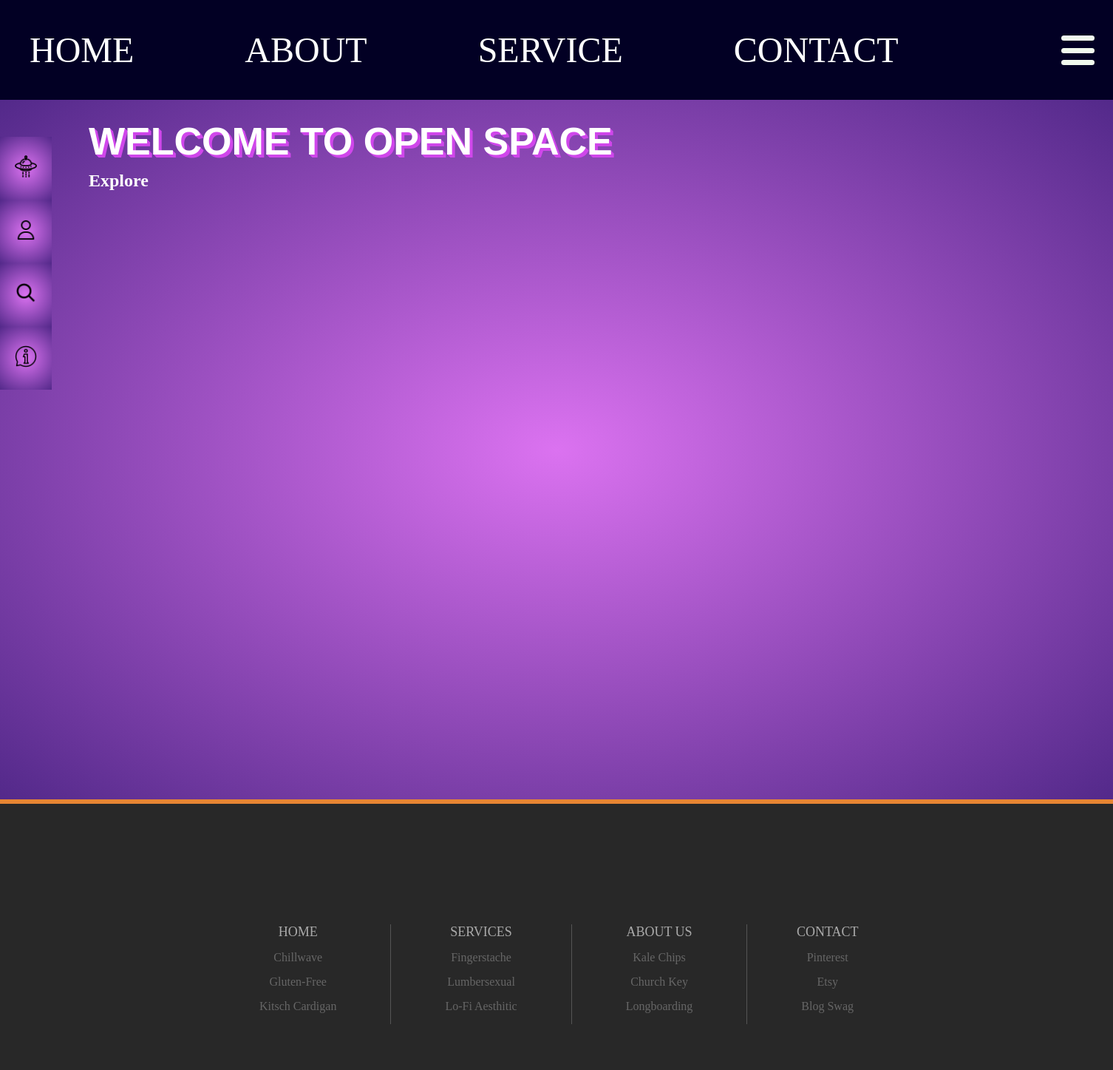
Page /services/product/ on the earlier database version.
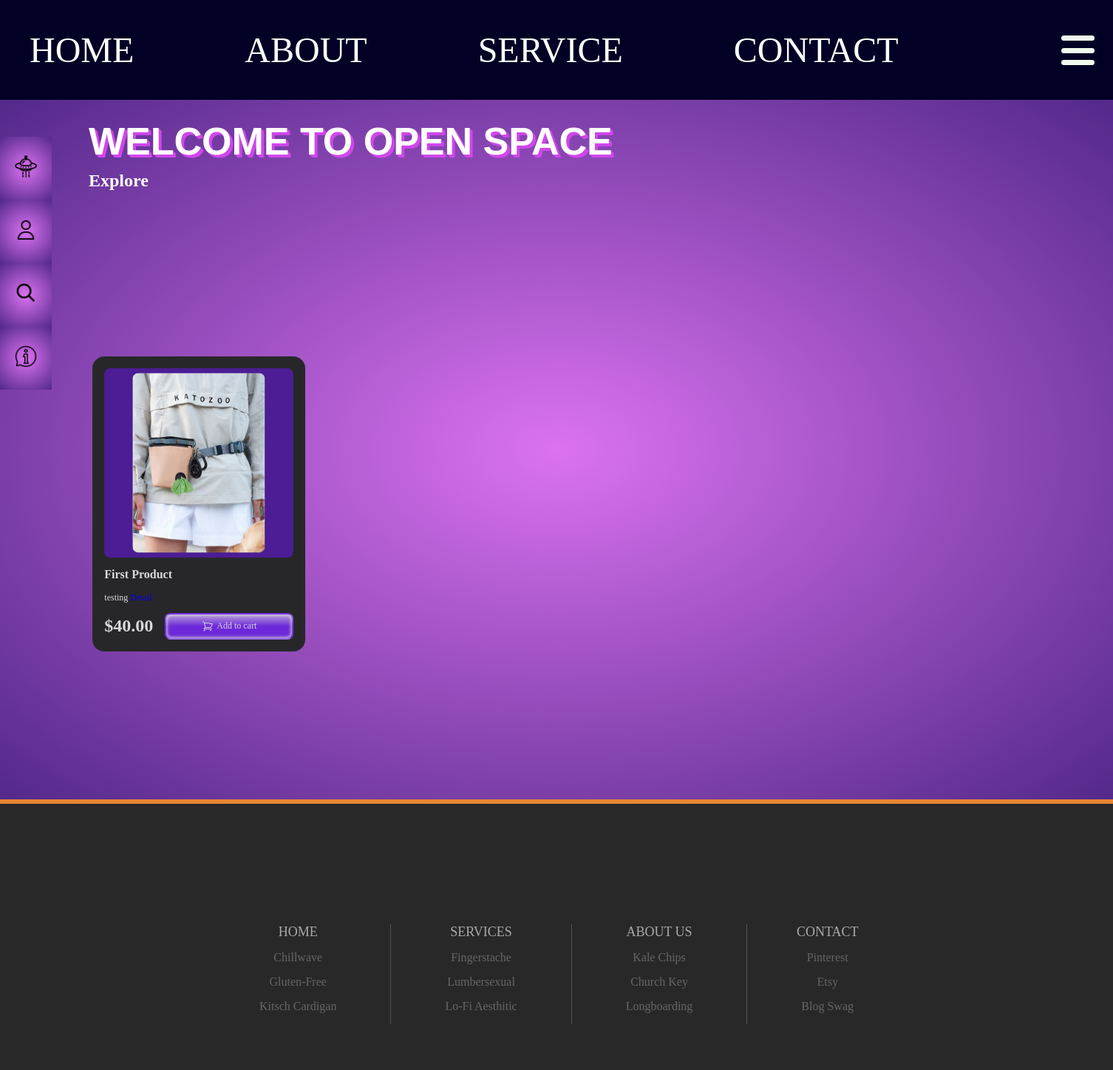
Same page on the later database version.
### services/models.py (models this page shows, shortened)
class Product(models.Model):
    name = models.CharField(max_length=255)
    price = models.DecimalField(max_digits=10, decimal_places=2)
    description = models.TextField()
    image = models.ImageField(upload_to="products/images/", blank=True, null=True)
    created_at = models.DateTimeField(auto_now_add=True)
    updated_at = models.DateTimeField(auto_now=True)
    category = models.ForeignKey("Category", on_delete=models.CASCADE)

### services/views.py (the view)
# urls.py: path('product/', ProductListView.as_view(), name='product'),
class ProductListView(ListView):
    template_name = 'services/products.html'
    model = Product

### templates/services/products.html (shortened to what this page needs)
{% extends "pages/service.html" %}
{% load static %}
{% block css %}
<link rel="stylesheet" href="{% static 'css/service.css' %}">
<link rel="stylesheet" href="{% static 'css/product_list.css' %}">
{% endblock %}
{% block service_content %}
<div class="product_grid">
{% for product in product_list %}
<div class="card">
    <div class="image_container">
     <img src="{{ product.image.url }}" alt="" class="image">
    </div>
    <div class="title">
      <span>{{ product.name }}</span>
    </div>
    <div class="size">
      <span>{{ product.description }}</span>
      <a class="btn_details" href="#">Detail</a>
    </div>
    <div class="action">
      <div class="price">
        <span>${{product.price}}</span>
      </div>
      <button class="cart-button">
        <span>Add to cart</span>
      </button>
    </div>
</div>
{% endfor %}
</div>
</div>
{% endblock %}

Differences in the rows shown:
added Product: image (picture), name "First Product", description "testing", price "40.00"
